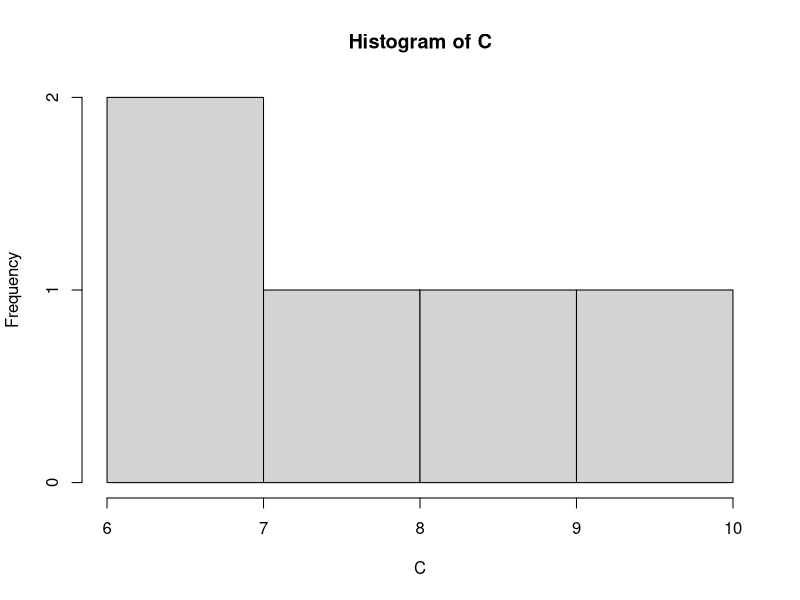

Generate this figure with R: (Note: this script raises an error after producing the figure.)
## ---- chunk 1
knitr::opts_chunk$set(echo = TRUE)
library(here)
library(data.table)
## ---- chunk 2
DT <- data.table(a = c(1L,2L), b = LETTERS[1:4], c = 1)
DT
## ---- chunk 3
DT <- data.table(A=c(1:5L),
                 B=c("a","b"),
                 C=c(6:10))

#Gives a vector
DT[,B]
DT[,c(B,C)]
#gives a data.table, traditional DF way
DT[,"B"]
DT[,c("B","C")]

#Data.table way
DT[,2] #bad practice to refer columns by their numbers
DT[,.(B,C)]
DT[,list(B,C)]

#Using column names as variables
DT[,A*C]
DT[,.(B,myresult = A*C)]

## ---- chunk 4
#Use {} to create a variable and use it with a column
DT[,.(A,B,C,{var <- C*100; var + A})]

#Call any function, Wrap inside .() to return DT
DT[,.(sin(A),cos(A))]

#Multiple expressions can be wrapped inside curly braces, separate by ; or \n
#call even a plot

DT[,{print(A) 
    hist(C) 
    A+C
    .(A+C)}]


## ---- chunk 5
DT[,.(B,tot = sum(C))]

## ---- chunk 6
# data.table version of iris: DT
DT <- as.data.table(iris)
DT[,.N, by = round(Sepal.Length*Sepal.Width/10)]

# Using .() to  name the output columns `Area` and `Count`
DT[,.(count= .N), 
   by = .(Area = round(Sepal.Length*Sepal.Width/10))]


## ---- chunk 7
# Calculate the sum of columns H1 and H2 
DT<- data.table(grp= c(6,6,8,8,8)
                ,Q1 = c(3,3,5,2,4)
                ,Q2 = c(1,1,5)
                ,Q3 = c(3,2,5,1,3)
                ,H1 = c(1,4,3,5,1)
                ,H2 = c(1,5,1,3,3))

DT[,lapply(.SD, sum), .SDcols = paste0("H", 1:2)]

# Select all but the first row of groups 1 and 2, returning only the grp column and the Q columns
DT[-1,.SD,by=grp,.SDcols=paste0("Q",1:3)]

#correct anaswer
DT[,.SD[-1],by=grp,.SDcols=paste0("Q",1:3)]


## ---- chunk 8
DT <- data.table(x=c(2,1,2,1,2,2,1)
                 ,y=c(1,3,5,7,9 ,11 ,13)
                 ,z= c(2 , 4 , 6 , 8 ,10 ,12 ,14))


DT

#Get the sum of all columns x, y and z and the number of rows in each group while grouping by x. 
#For the first part, you need to combine the list returned from lapply(), .SD and .SDcols with the integer vector of .N. This is because the result of the two together has to be a list again, with all values put together. That combination will be the j argument.
DT[, c(lapply(.SD, sum), .N), by = x, .SDcols = c("x", "y", "z")]

#Get the cumulative sum of column x and y while grouping by x and z > 8
#In the second instruction, the by argument takes multiple parameters, passed in as a list enclosed by .().
DT[, lapply(.SD, cumsum), by = .(by1 = x, by2 = z > 8), .SDcols = c("x", "y")]

## ---- chunk 9
DT <- data.table(x=c(2,1,2,1,2,2,1)
                 ,y=c(1,3,5,7,9 ,11 ,13)
                 ,z= c(2 , 4 , 6 , 8 ,10 ,12 ,14))
DT

DT[,c("x","new_col") := .(rev(x),x+y+z)]
DT

#if there is only 1 column to be updated then we can use the shortcut
DT[,y := rev(y)]
DT

#to remove columns 
DT[, new_col := NULL]
DT

#If multiple columns to be deleted are say in a vector, then we can wrap that vector inside brackets
mycols <- c("new_col1","new_col2")
DT[,(mycols) := .(rep(c(1,2),5),x*100)]
DT

#LHS of column name can also be used like this
#LHS gets evaluated and the RHS values get applied
DT[,paste0("new_col",1:2) := NULL]
DT


## ---- chunk 10
#Easier to read 
DT[,`:=` (new_col1 = rep(c(1,2), each =2)
          ,new_col2 = x*100)]

DT
## ---- chunk 11
#update new_col1, for all rows except 1:2 by x
DT[-c(1:2),new_col1 := sum(new_col2), by = x]
DT
## ---- chunk 12
DT <- data.table(x=c(2,1,2,1,2,2,1)
                 ,y=c(1,3,5,7,9 ,11 ,13)
                 ,z= c(2 , 4 , 6 , 8 ,10 ,12 ,14))

DT
#updating columns inside for
for(i in 1:5) DT[i,new_col := i*10]
DT
#update last 2 rows of 4th column using set()
for(i in 6:7) set(DT,i,4L,i*100)
DT
## ---- chunk 13
setnames(DT,c("z","new_col"),c("new_col1","new_col2"))
setcolorder(DT,c("new_col1","new_col2"))
DT

## ---- chunk 14
DT <- data.table(x=c(2,1,2,1,2,2,1)
                 ,y=c(1,3,5,7,9 ,11 ,13)
                 ,z= c(2 , 4 , 6 , 8 ,10 ,12 ,14))

DT[,new_col1 := x*100]
set.seed(1)
#Loop through columns 2, 3, and 4, and for each one, select 3 rows at random and set the value of that column to NA.
for(i in 2:4) set(DT,sample(1:nrow(DT),3),i,NA)

DT

## ---- chunk 15
iris <- data.table(iris)
#No need for the second arugment
#Rename columns
setnames(iris,gsub("^Sepal\\.","",names(iris)))
head(iris)

#iris[,.(grep("^Petal",names(iris))) := NULL]
#Error in `[.data.table`(iris, , `:=`(.(grep("^Petal", names(iris))), NULL)) : LHS of := must be a symbol, or an atomic vector (column names or positions).

## ---- chunk 16
#iris <- data.table(iris)

# Area is greater than 20 square centimeters
iris[Length * Width > 25]

# Add new boolean column
iris[,is_large := Length * Width > 25]

# Now large observations with is_large
#For the third instruction, DT[is_large] will not work because is_large is not in the calling environment. In this situation, you can use DT[is_large == TRUE], or just wrap it in parentheses so that it's not a single name anymore:

#iris[is_large]

#Error in `[.data.table`(iris, is_large) : is_large is not found in calling scope and it is not a column of type logical. When the first argument inside DT[...] is a single symbol, data.table looks for it in calling scope.

iris[(is_large)]
#or
iris[is_large == TRUE]


## ---- chunk 17

DT <- data.table(x=c(rep(c("a","b"), each =2))
                 ,y=c(1,5,3,7,1 ,3 ,13)
                 ,z= c(1 , 3 , 11 , 13 ,10 ,5 ,1))

DT
setkey(DT,x)
DT
#key acting as row name
DT["a"]
#return first and last row 
DT["b",mult = "first"]
DT["b",mult = "last"]
#row with name a is found in the key column
#but c is not found, so it returns NA
DT[c("a","c")]
#nomatch returns only matching rows
DT[c("a","c"),nomatch = 0]

#Setting 2 column keys
setkey(DT,x,y)
#.() needs to use in i to lookup 
DT[.("a",1)]
DT[.("a",11)]

DT["a"]
## ---- chunk 18

DT <- data.table(A = letters[c(2, 1, 2, 3, 1, 2, 3)], 
                 B = c(5, 4, 1, 9, 8, 8, 6), 
                 C = 6:12)
setkey(DT, A, B)
# First and last row of the "b" and "c" groups
DT[c("b", "c"), .SD[c(1, .N)], by = .EACHI]

## ---- chunk 19

DT <- data.table(A = letters[c(2, 1, 2, 3, 1, 2, 3)], 
                 B = c(5, 4, 1, 9, 8, 8, 6), 
                 C = 6:12, 
                 key = "A,B")

#Use the super-charged row names to look up the row where A == "b" and B == 6, without using ==! Verify here that column C is NA.
DT[.("b",6)]
#Based on the query that was written in the previous instruction, return the prevailing row before this "gap". Specify the roll argument.
DT[.("b", 6), roll = TRUE]

#Again, start with the code from the second instruction, but this time, find the nearest row. Specify the roll argument accordingly.

DT[.("b", 6), roll = "nearest"]



## ---- chunk 20
DT <- data.table(A = letters[c(2, 1, 2, 3, 1, 2, 3)], 
                 B = c(5, 4, 1, 9, 8, 8, 6), 
                 C = 6:12, 
                 key = "A,B")


#For the group where column A is equal to "b", print out the sequence when column B is set equal to (-2):10.
DT[.("b",(-2):10)]
#Extend the code you wrote for the first instruction to roll the prevailing values forward to replace the NAs.

DT[.("b",(-2):10),roll = Inf]
#Extend your code with the appropriate rollends value to roll the first observation backwards.
DT[.("b",(-2):10),roll = Inf,rollends = TRUE]

DT[.("b",20)]

## ---- chunk 21
#results hold
typeof(1)
typeof(1L)
#another comment here
typeof(NA)
typeof (NA_integer_)
